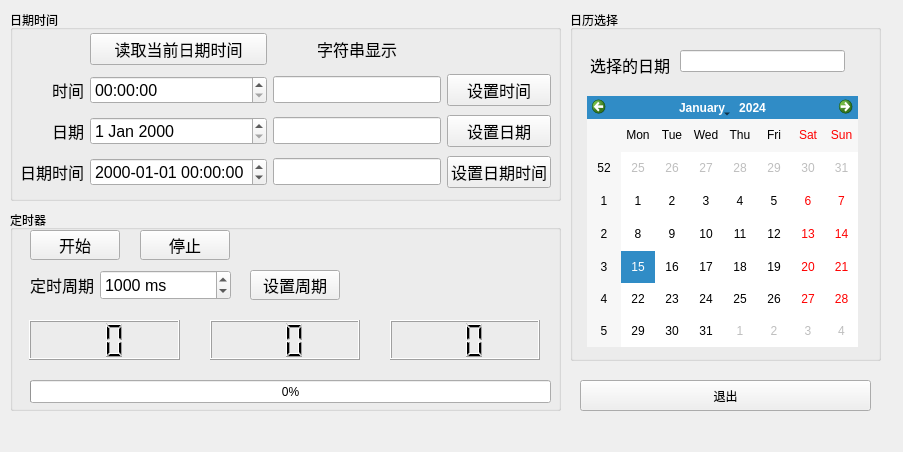
<?xml version="1.0" encoding="UTF-8"?>
<ui version="4.0">
 <class>Widget</class>
 <widget class="QWidget" name="Widget">
  <property name="geometry">
   <rect>
    <x>0</x>
    <y>0</y>
    <width>903</width>
    <height>452</height>
   </rect>
  </property>
  <property name="windowTitle">
   <string>日期时间定时器</string>
  </property>
  <widget class="QGroupBox" name="groupBox">
   <property name="geometry">
    <rect>
     <x>10</x>
     <y>10</y>
     <width>551</width>
     <height>191</height>
    </rect>
   </property>
   <property name="title">
    <string>日期时间</string>
   </property>
   <widget class="QWidget" name="gridLayoutWidget">
    <property name="geometry">
     <rect>
      <x>10</x>
      <y>20</y>
      <width>531</width>
      <height>161</height>
     </rect>
    </property>
    <layout class="QGridLayout" name="gridLayout">
     <item row="2" column="3">
      <widget class="QPushButton" name="btnSetDate">
       <property name="font">
        <font>
         <pointsize>12</pointsize>
        </font>
       </property>
       <property name="text">
        <string>设置日期</string>
       </property>
      </widget>
     </item>
     <item row="1" column="2">
      <widget class="QLineEdit" name="lineEditTime">
       <property name="font">
        <font>
         <pointsize>12</pointsize>
        </font>
       </property>
      </widget>
     </item>
     <item row="3" column="3">
      <widget class="QPushButton" name="btnSetDateTime">
       <property name="font">
        <font>
         <pointsize>12</pointsize>
        </font>
       </property>
       <property name="text">
        <string>设置日期时间</string>
       </property>
      </widget>
     </item>
     <item row="2" column="1">
      <widget class="QDateEdit" name="dateEdit">
       <property name="font">
        <font>
         <pointsize>12</pointsize>
        </font>
       </property>
      </widget>
     </item>
     <item row="3" column="0">
      <widget class="QLabel" name="label_3">
       <property name="font">
        <font>
         <pointsize>12</pointsize>
        </font>
       </property>
       <property name="text">
        <string>日期时间</string>
       </property>
       <property name="alignment">
        <set>Qt::AlignRight|Qt::AlignTrailing|Qt::AlignVCenter</set>
       </property>
      </widget>
     </item>
     <item row="1" column="3">
      <widget class="QPushButton" name="btnSetTime">
       <property name="font">
        <font>
         <pointsize>12</pointsize>
        </font>
       </property>
       <property name="text">
        <string>设置时间</string>
       </property>
      </widget>
     </item>
     <item row="1" column="1">
      <widget class="QTimeEdit" name="timeEdit">
       <property name="font">
        <font>
         <pointsize>12</pointsize>
        </font>
       </property>
       <property name="displayFormat">
        <string>HH:mm:ss</string>
       </property>
      </widget>
     </item>
     <item row="2" column="0">
      <widget class="QLabel" name="label_2">
       <property name="font">
        <font>
         <pointsize>12</pointsize>
        </font>
       </property>
       <property name="text">
        <string>日期</string>
       </property>
       <property name="alignment">
        <set>Qt::AlignRight|Qt::AlignTrailing|Qt::AlignVCenter</set>
       </property>
      </widget>
     </item>
     <item row="3" column="2">
      <widget class="QLineEdit" name="lineEditDateTime">
       <property name="font">
        <font>
         <pointsize>12</pointsize>
        </font>
       </property>
      </widget>
     </item>
     <item row="1" column="0">
      <widget class="QLabel" name="label">
       <property name="font">
        <font>
         <pointsize>12</pointsize>
        </font>
       </property>
       <property name="text">
        <string>时间</string>
       </property>
       <property name="alignment">
        <set>Qt::AlignRight|Qt::AlignTrailing|Qt::AlignVCenter</set>
       </property>
      </widget>
     </item>
     <item row="2" column="2">
      <widget class="QLineEdit" name="lineEditDate">
       <property name="font">
        <font>
         <pointsize>12</pointsize>
        </font>
       </property>
      </widget>
     </item>
     <item row="3" column="1">
      <widget class="QDateTimeEdit" name="dateTimeEdit">
       <property name="font">
        <font>
         <pointsize>12</pointsize>
        </font>
       </property>
       <property name="displayFormat">
        <string>yyyy-MM-dd HH:mm:ss</string>
       </property>
      </widget>
     </item>
     <item row="0" column="1">
      <widget class="QPushButton" name="btnGetCurrTime">
       <property name="font">
        <font>
         <pointsize>12</pointsize>
        </font>
       </property>
       <property name="text">
        <string>读取当前日期时间</string>
       </property>
      </widget>
     </item>
     <item row="0" column="2">
      <widget class="QLabel" name="label_4">
       <property name="font">
        <font>
         <pointsize>12</pointsize>
        </font>
       </property>
       <property name="text">
        <string>字符串显示</string>
       </property>
       <property name="alignment">
        <set>Qt::AlignCenter</set>
       </property>
      </widget>
     </item>
    </layout>
   </widget>
  </widget>
  <widget class="QGroupBox" name="groupBox_2">
   <property name="geometry">
    <rect>
     <x>10</x>
     <y>210</y>
     <width>551</width>
     <height>201</height>
    </rect>
   </property>
   <property name="title">
    <string>定时器</string>
   </property>
   <widget class="QPushButton" name="btnStart">
    <property name="geometry">
     <rect>
      <x>20</x>
      <y>20</y>
      <width>90</width>
      <height>30</height>
     </rect>
    </property>
    <property name="font">
     <font>
      <pointsize>12</pointsize>
     </font>
    </property>
    <property name="text">
     <string>开始</string>
    </property>
   </widget>
   <widget class="QPushButton" name="btnStop">
    <property name="geometry">
     <rect>
      <x>130</x>
      <y>20</y>
      <width>90</width>
      <height>30</height>
     </rect>
    </property>
    <property name="font">
     <font>
      <pointsize>12</pointsize>
     </font>
    </property>
    <property name="text">
     <string>停止</string>
    </property>
   </widget>
   <widget class="QLabel" name="label_5">
    <property name="geometry">
     <rect>
      <x>20</x>
      <y>60</y>
      <width>71</width>
      <height>30</height>
     </rect>
    </property>
    <property name="font">
     <font>
      <pointsize>12</pointsize>
     </font>
    </property>
    <property name="text">
     <string>定时周期</string>
    </property>
   </widget>
   <widget class="QSpinBox" name="spinBoxPeriod">
    <property name="geometry">
     <rect>
      <x>90</x>
      <y>60</y>
      <width>131</width>
      <height>30</height>
     </rect>
    </property>
    <property name="font">
     <font>
      <pointsize>12</pointsize>
     </font>
    </property>
    <property name="suffix">
     <string> ms</string>
    </property>
    <property name="minimum">
     <number>1</number>
    </property>
    <property name="maximum">
     <number>999999999</number>
    </property>
    <property name="value">
     <number>1000</number>
    </property>
   </widget>
   <widget class="QPushButton" name="btnSetPeriod">
    <property name="geometry">
     <rect>
      <x>240</x>
      <y>60</y>
      <width>90</width>
      <height>30</height>
     </rect>
    </property>
    <property name="font">
     <font>
      <pointsize>12</pointsize>
     </font>
    </property>
    <property name="text">
     <string>设置周期</string>
    </property>
   </widget>
   <widget class="QLCDNumber" name="lcdNumberHour">
    <property name="geometry">
     <rect>
      <x>19</x>
      <y>110</y>
      <width>151</width>
      <height>40</height>
     </rect>
    </property>
    <property name="font">
     <font>
      <pointsize>12</pointsize>
     </font>
    </property>
    <property name="digitCount">
     <number>2</number>
    </property>
   </widget>
   <widget class="QLCDNumber" name="lcdNumberMin">
    <property name="geometry">
     <rect>
      <x>200</x>
      <y>110</y>
      <width>150</width>
      <height>40</height>
     </rect>
    </property>
    <property name="font">
     <font>
      <pointsize>12</pointsize>
     </font>
    </property>
    <property name="digitCount">
     <number>2</number>
    </property>
   </widget>
   <widget class="QLCDNumber" name="lcdNumberSec">
    <property name="geometry">
     <rect>
      <x>380</x>
      <y>110</y>
      <width>150</width>
      <height>40</height>
     </rect>
    </property>
    <property name="font">
     <font>
      <pointsize>12</pointsize>
     </font>
    </property>
    <property name="digitCount">
     <number>2</number>
    </property>
   </widget>
   <widget class="QProgressBar" name="progressBar">
    <property name="geometry">
     <rect>
      <x>20</x>
      <y>170</y>
      <width>521</width>
      <height>23</height>
     </rect>
    </property>
    <property name="value">
     <number>0</number>
    </property>
   </widget>
   <widget class="QLabel" name="labelElapsTime">
    <property name="geometry">
     <rect>
      <x>270</x>
      <y>20</y>
      <width>271</width>
      <height>30</height>
     </rect>
    </property>
    <property name="font">
     <font>
      <pointsize>12</pointsize>
     </font>
    </property>
    <property name="text">
     <string/>
    </property>
   </widget>
  </widget>
  <widget class="QGroupBox" name="groupBox_3">
   <property name="geometry">
    <rect>
     <x>570</x>
     <y>10</y>
     <width>311</width>
     <height>351</height>
    </rect>
   </property>
   <property name="title">
    <string>日历选择</string>
   </property>
   <widget class="QCalendarWidget" name="calendarWidget">
    <property name="geometry">
     <rect>
      <x>17</x>
      <y>86</y>
      <width>271</width>
      <height>251</height>
     </rect>
    </property>
   </widget>
   <widget class="QLabel" name="label_7">
    <property name="geometry">
     <rect>
      <x>20</x>
      <y>40</y>
      <width>81</width>
      <height>30</height>
     </rect>
    </property>
    <property name="font">
     <font>
      <pointsize>12</pointsize>
     </font>
    </property>
    <property name="text">
     <string>选择的日期</string>
    </property>
   </widget>
   <widget class="QLineEdit" name="lineEditSelectedDateTime">
    <property name="geometry">
     <rect>
      <x>110</x>
      <y>40</y>
      <width>165</width>
      <height>22</height>
     </rect>
    </property>
    <property name="font">
     <font>
      <pointsize>12</pointsize>
     </font>
    </property>
   </widget>
  </widget>
  <widget class="QPushButton" name="pushButton_4">
   <property name="geometry">
    <rect>
     <x>580</x>
     <y>380</y>
     <width>291</width>
     <height>31</height>
    </rect>
   </property>
   <property name="text">
    <string>退出</string>
   </property>
  </widget>
  <widget class="QLabel" name="labelCurrDateTime">
   <property name="geometry">
    <rect>
     <x>10</x>
     <y>420</y>
     <width>301</width>
     <height>21</height>
    </rect>
   </property>
   <property name="font">
    <font>
     <pointsize>12</pointsize>
    </font>
   </property>
   <property name="text">
    <string/>
   </property>
   <property name="alignment">
    <set>Qt::AlignLeading|Qt::AlignLeft|Qt::AlignVCenter</set>
   </property>
  </widget>
 </widget>
 <resources/>
 <connections/>
</ui>
